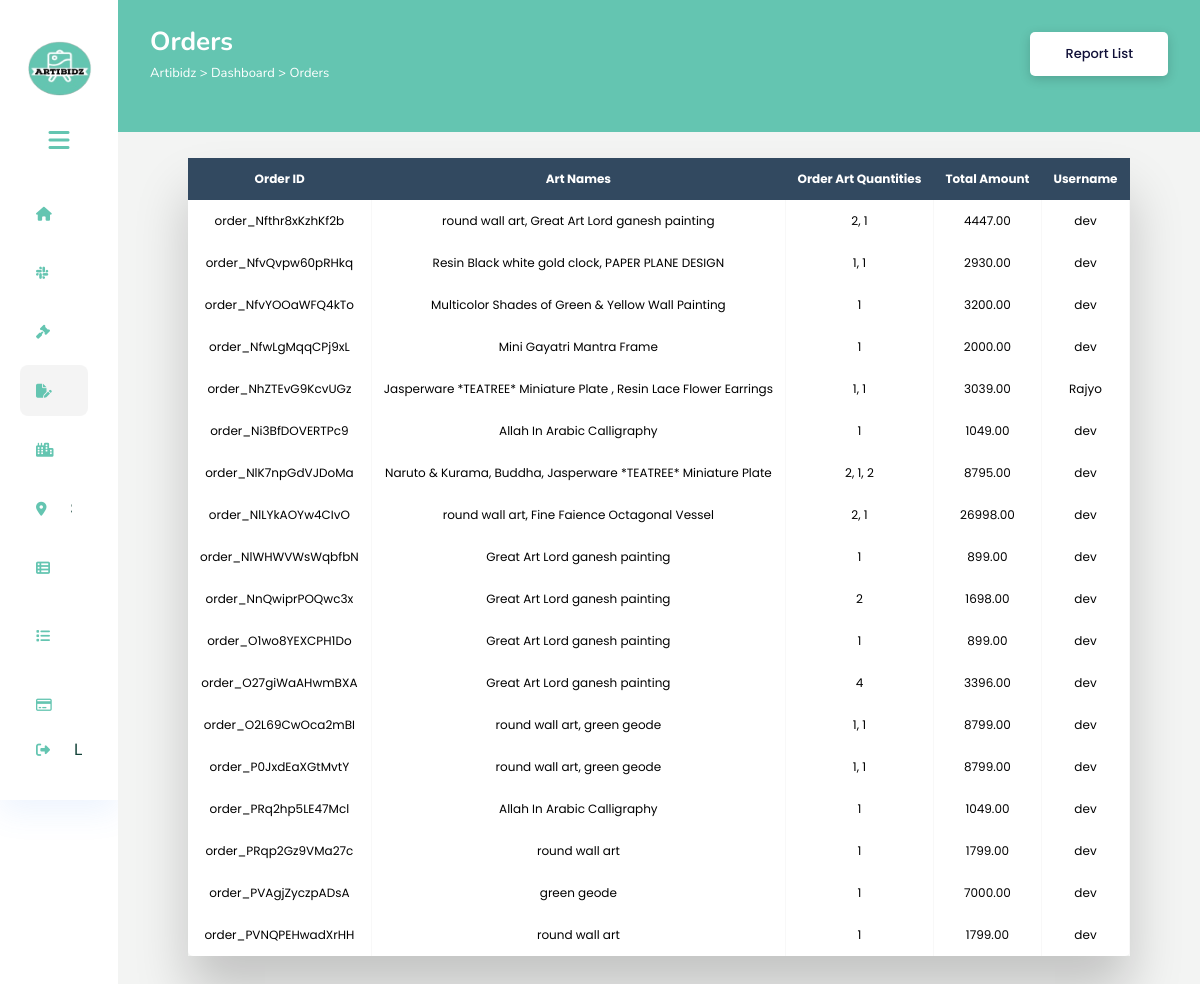
The app's page /Admin/view_order.php with its own data.
### tables this page shows
CREATE TABLE `orders` (
  `order_id` varchar(20) NOT NULL,
  `user_id` int(11) DEFAULT NULL,
  `order_date` date DEFAULT NULL,
  `total_amt` decimal(10,2) DEFAULT NULL
);

CREATE TABLE `user` (
  `user_id` int(11) NOT NULL,
  `fname` varchar(30) NOT NULL,
  `lname` varchar(30) NOT NULL,
  `gender` varchar(6) NOT NULL,
  `profile_pic` varchar(250) DEFAULT NULL,
  `username` varchar(30) NOT NULL,
  `email_address` varchar(50) NOT NULL,
  `contact_no` bigint(11) NOT NULL,
  `password` varchar(15) NOT NULL,
  `security_question` varchar(70) NOT NULL,
  `security_answer` varchar(70) NOT NULL,
  `date_of_birth` date NOT NULL,
  `address` varchar(150) NOT NULL,
  `city_id` int(11) NOT NULL,
  `pincode` int(11) NOT NULL,
  `user_type` varchar(20) NOT NULL
);

### Admin/view_order.php (the view, shortened to what this page needs)
<!DOCTYPE html>
<html lang="en">
<head>
    <link rel="stylesheet" href="https://cdnjs.cloudflare.com/ajax/libs/font-awesome/6.5.1/css/all.min.css" />
    <link rel="stylesheet" href="styletable.css">
</head>
<body>
    <div class="sidebar" id="mySidebar">
        <header>
            <div class="logo">
                <img src="artibidz-logo.png" alt="">
            </div>
            <div class="bar" onclick="toggleSidebar()">
                <i class="fa-sharp fa-solid fa-bars fa-xl"></i>
            </div>
        </header>
        <div class="scrollbox">
            <div class="scrollbox-inner">
                <ul class="menu">
                    <li>
                <a href="admin.php">
                    <i class="fa-solid fa-house"></i>
                </a>
            </li>
            <li>
                <a href="art_show.php">
                    <i class="fa-brands fa-slack"></i>
                </a>
            </li>
            <li>
                <a href="show_bid.php">
                    <i class="fa-solid fa-gavel"></i>
                </a>
            </li>
            <li class="active">
                <a href="view_order.php">
                <i class="fa-solid fa-file-pen"></i>
                </a>
            </li>
            <li>
                <a href="city.php">
                    <i class="fa-solid fa-city"></i>
                </a>
            </li>
            <li>
                <a href="state.php">
                    <i class="fa-solid fa-location-dot"></i>
                </a>
            </li>
            <li>
                <a href="category.php">
                    <i class="fa-solid fa-table-list"></i>
                </a>
            </li>
            <li>
                <a href="sub_category.php">
                    <i class="fa-solid fa-list"></i>
                </a>
            </li>
            <li>
                <a href="payment.php">
                    <i class="fa-regular fa-credit-card"></i>
                </a>
            </li>
        </ul>
        </div>
        </div>
        <footer>
            <ul class="menu">
                <li>
                    <a href="../login/login.php">
                        <i class="fa-solid fa-right-from-bracket"></i>
                        <span>Logout</span>
                    </a>
                </li>
            </ul>
        </footer>
    </div>
    <div class="main-content">
        <div class="header-wrapper">
            <div class="header-title">
                <h2>Orders</h2>
                <span class="path">Artibidz > Dashboard > Orders </span>
            </div>
            <div class="user-info">
                <a href="order_report.php" class="report-list">Report List</a>
            </div>
        </div>
        <div class="body-wrapper">
        <?php
$cn=mysqli_connect("localhost","root","","artibidz") or die("Check connection");
$sql = "
SELECT
    orders.order_id,
    GROUP_CONCAT(art.art_name SEPARATOR ', ') as art_names,
    GROUP_CONCAT(order_details.order_art_qty SEPARATOR ', ') as order_art_qtys,
    orders.total_amt,
    user.username
FROM
    orders
JOIN order_details ON orders.order_id = order_details.order_id
JOIN art ON order_details.art_id = art.art_id
JOIN user ON orders.user_id = user.user_id
GROUP BY orders.order_id
";
$result = mysqli_query($cn, $sql);
if ($result) {
    echo "<div class='table-wrapper'>
    <table class='fl-table'>
    <thead>
    <tr>
    <th>Order ID</th>
    <th>Art Names</th>
    <th>Order Art Quantities</th>
    <th>Total Amount</th>
    <th>Username</th>
    </tr>
    </thead>";
    while ($row = mysqli_fetch_assoc($result)) {
        echo "<tr>
        <tbody>
                <td>{$row['order_id']}</td>
                <td>{$row['art_names']}</td>
                <td>{$row['order_art_qtys']}</td>
                <td>{$row['total_amt']}</td>
                <td>{$row['username']}</td>
                </tr>
        </tbody>";
    }
    echo "</table>";
    echo "</div>";
} else {
    echo "Error: " . mysqli_error($cn);
}
?>
</div>
</div>
</body>
</html>

### Admin/styletable.css (style rules this page uses)
* { margin: 0; padding: 0; border: none; outline: none; box-sizing: border-box; font-family: "Poppins", sans-serif; }
body { display: flex; }
.sidebar { position: sticky; top: 0; left: 0; bottom: 0; width: 20%; height: 100vh; padding: 0 1.7rem; color: #fff; overflow: hidden; transition: all 0.5s linear; background-color: white; box-shadow: 0 12px 30px rgba(80,143,244,.1); display: flex; flex-direction: column; padding: 20px 20px 0 20px; }
.bar { display: flex; justify-content: center; align-items: center; height: 80px; color: #64c5b1; }
.menu { position: relative; list-style: none; padding: 0; }
.menu li { padding: 1rem; margin: 8px 0; border-radius: 8px; transition: all 0.5s ease-in-out; }
.menu li:hover, .active { background: #e0e0e058; }
.menu a { color: #64c5b1; font-size: 14px; text-decoration: none; display: flex; align-items: center; gap: 1.5rem; }
.menu a span { overflow: hidden; font-size: 16px; font-weight: 400; font-family: 'Comfortaa', sans-serif; color: #144339; }
.main-content { position: relative; background: #f3f4f3; width: 100%; }
.logo { display: flex; justify-content: center; align-items: center; height: 10vh; }
.logo img { width: 65px; height: 55px; cursor: pointer; border-radius: 50%; margin-top: 2vh; }
.header-wrapper { display: flex; justify-content: space-between; align-items: center; flex-wrap: wrap; color: #fff; background: #64c5b1; padding: 3rem 2rem; padding-top: 1.5rem; padding-bottom: 3rem; margin-bottom: 1rem; }
h2 { font-family: 'Nunito', sans-serif; font-size: 26px; }
.header-title span { font-family: 'Nunito', sans-serif; font-size: 13px; }
.user-info { display: flex; align-items: center; gap: 1; }
.report-list { display: inline-block; padding: 14px 35px; line-height: 16px; font-size: 13px; font-weight: 500; border-radius: 5px; background-color: #fff; background: #fff; text-shadow: none; color: #101038; box-shadow: 0 3px 11px rgba(0,0,0,.17); transition: 1s; }
a { text-decoration: none; }
.body-wrapper { display: flex; align-items: center; justify-content: center; }
.table-wrapper { margin: 10px 70px 70px; box-shadow: 0px 35px 50px rgba( 0, 0, 0, 0.2 ); width: 90%; }
.fl-table { border-radius: 5px; font-size: 12px; font-weight: normal; border: none; border-collapse: collapse; width: 100%; max-width: 100%; white-space: nowrap; background-color: white; }
.fl-table td, .fl-table th { text-align: center; padding: 12px; }
.fl-table td { border-right: 1px solid #f8f8f8; font-size: 12px; }
.fl-table thead th { color: #ffffff; background: #324960; }
.fl-table thead th:nth-child(odd) { color: #ffffff; background: #324960; }

### Admin/view_order.php (style rules this page uses)
.scrollbox { overflow: auto; padding-right: 10px; height: 67vh; }
.sidebar { display: flex; flex-direction: column; padding: 20px 20px 0 20px; }
.logo img { margin-top:2vh; }

### records on screen
orders: order_id "order_Nfthr8xKzhKf2b", art_names "round wall art, Great Art Lord ganesh painting", order_art_qtys "2, 1", total_amt "4447.00", user.username "dev"
orders: order_id "order_NfvQvpw60pRHkq", art_names "Resin Black white gold clock, PAPER PLANE DESIGN", order_art_qtys "1, 1", total_amt "2930.00", user.username "dev"
orders: order_id "order_NfvYOOaWFQ4kTo", art_names "Multicolor Shades of Green & Yellow Wall Painting", order_art_qtys "1", total_amt "3200.00", user.username "dev"
orders: order_id "order_NfwLgMqqCPj9xL", art_names "Mini Gayatri Mantra Frame", order_art_qtys "1", total_amt "2000.00", user.username "dev"
orders: order_id "order_NhZTEvG9KcvUGz", art_names "Jasperware *TEATREE* Miniature Plate , Resin Lace Flower Earrings", order_art_qtys "1, 1", total_amt "3039.00", user.username "Rajyo"
orders: order_id "order_Ni3BfDOVERTPc9", art_names "Allah In Arabic Calligraphy", order_art_qtys "1", total_amt "1049.00", user.username "dev"
orders: order_id "order_NlK7npGdVJDoMa", art_names "Naruto & Kurama, Buddha, Jasperware *TEATREE* Miniature Plate", order_art_qtys "2, 1, 2", total_amt "8795.00", user.username "dev"
orders: order_id "order_NlLYkAOYw4CIvO", art_names "round wall art, Fine Faience Octagonal Vessel", order_art_qtys "2, 1", total_amt "26998.00", user.username "dev"
orders: order_id "order_NlWHWVWsWqbfbN", art_names "Great Art Lord ganesh painting", order_art_qtys "1", total_amt "899.00", user.username "dev"
orders: order_id "order_NnQwiprPOQwc3x", art_names "Great Art Lord ganesh painting", order_art_qtys "2", total_amt "1698.00", user.username "dev"
orders: order_id "order_O1wo8YEXCPH1Do", art_names "Great Art Lord ganesh painting", order_art_qtys "1", total_amt "899.00", user.username "dev"
orders: order_id "order_O27giWaAHwmBXA", art_names "Great Art Lord ganesh painting", order_art_qtys "4", total_amt "3396.00", user.username "dev"
orders: order_id "order_O2L69CwOca2mBI", art_names "round wall art, green geode", order_art_qtys "1, 1", total_amt "8799.00", user.username "dev"
orders: order_id "order_P0JxdEaXGtMvtY", art_names "round wall art, green geode", order_art_qtys "1, 1", total_amt "8799.00", user.username "dev"
orders: order_id "order_PRq2hp5LE47Mcl", art_names "Allah In Arabic Calligraphy", order_art_qtys "1", total_amt "1049.00", user.username "dev"
orders: order_id "order_PRqp2Gz9VMa27c", art_names "round wall art", order_art_qtys "1", total_amt "1799.00", user.username "dev"
orders: order_id "order_PVAgjZyczpADsA", art_names "green geode", order_art_qtys "1", total_amt "7000.00", user.username "dev"
orders: order_id "order_PVNQPEHwadXrHH", art_names "round wall art", order_art_qtys "1", total_amt "1799.00", user.username "dev"
